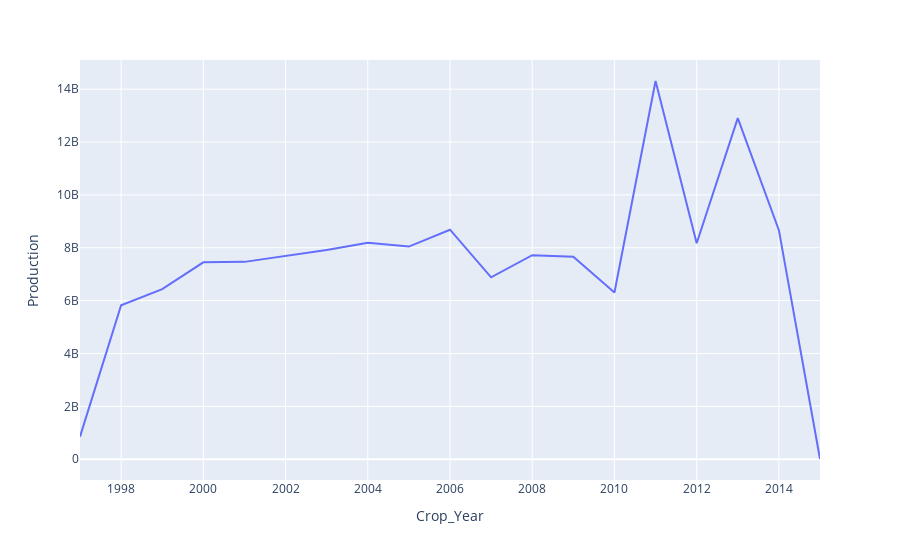

Write notebook code for a chart like this one.
### Code cell
temp = crop.groupby(by='Crop_Year')['Production'].sum().reset_index()
px.line(temp, 'Crop_Year', 'Production')

### Figure 1 — Plotly figure (JSON) as saved in the notebook; plotly's stock layout.template omitted (floating-point values rounded to 4 significant figures)
{"data": [{"hovertemplate": "Crop_Year=%{x}<br>Production=%{y}<extra></extra>", "legendgroup": "", "line": {"color": "#636efa", "dash": "solid"}, "marker": {"symbol": "circle"}, "mode": "lines", "name": "", "orientation": "v", "showlegend": false, "type": "scatter", "x": [1997, 1998, 1999, 2000, 2001, 2002, 2003, 2004, 2005, 2006, 2007, 2008, 2009, 2010, 2011, 2012, 2013, 2014, 2015], "xaxis": "x", "y": [851232906, 5825000000.0, 6435000000.0, 7450000000.0, 7466000000.0, 7697000000.0, 7918000000.0, 8189000000.0, 8044000000.0, 8682000000.0, 6879000000.0, 7717000000.0, 7660000000.0, 6308000000.0, 14310000000.0, 8171000000.0, 12900000000.0, 8665000000.0, 6935000.0], "yaxis": "y"}], "layout": {"legend": {"tracegroupgap": 0}, "margin": {"t": 60}, "xaxis": {"anchor": "y", "domain": [0, 1], "title": {"text": "Crop_Year"}}, "yaxis": {"anchor": "x", "domain": [0, 1], "title": {"text": "Production"}}}}
